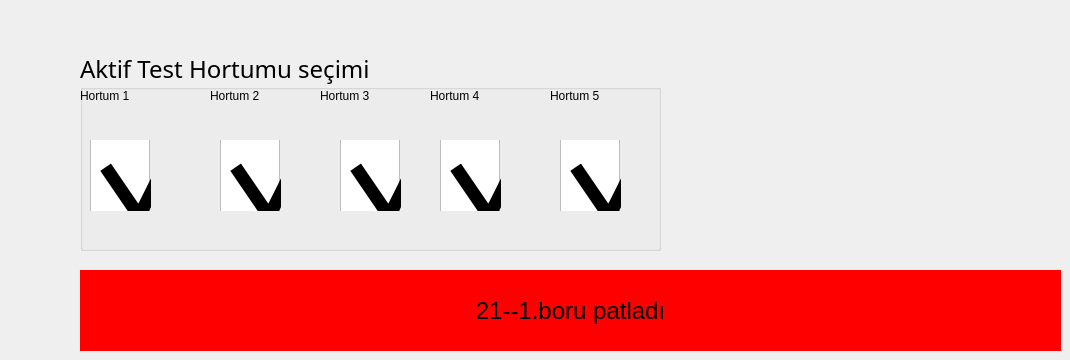
          <widget class="QWidget" name="detailsBottomPipes">
           <widget class="QGroupBox" name="groupBox_3">
            <property name="geometry">
             <rect>
              <x>80</x>
              <y>50</y>
              <width>581</width>
              <height>201</height>
             </rect>
            </property>
            <property name="font">
             <font>
              <family>Gill Sans MT</family>
              <pointsize>18</pointsize>
              <weight>5</weight>
              <italic>false</italic>
              <bold>false</bold>
             </font>
            </property>
            <property name="styleSheet">
             <string notr="true">

QCheckBox::indicator {
    width:60px;
    height: 100px;
}

  QCheckBox::indicator:checked
  {
image: url(:/images/img/chechbox_Pipe_checked.png);
  }
  QCheckBox::indicator:unchecked
  {
image: url(:/images/img/chechbox_Pipe_unchecked.png);
  }
</string>
            </property>
            <property name="title">
             <string>Aktif Test Hortumu seçimi</string>
            </property>
            <property name="alignment">
             <set>Qt::AlignLeading|Qt::AlignLeft|Qt::AlignVCenter</set>
            </property>
            <property name="flat">
             <bool>true</bool>
            </property>
            <property name="checkable">
             <bool>false</bool>
            </property>
            <widget class="QLabel" name="label_30">
             <property name="geometry">
              <rect>
               <x>470</x>
               <y>30</y>
               <width>91</width>
               <height>31</height>
              </rect>
             </property>
             <property name="text">
              <string>Hortum 5</string>
             </property>
             <property name="margin">
              <number>3</number>
             </property>
            </widget>
            <widget class="QCheckBox" name="Hortum1">
             <property name="geometry">
              <rect>
               <x>10</x>
               <y>90</y>
               <width>61</width>
               <height>71</height>
              </rect>
             </property>
             <property name="text">
              <string/>
             </property>
             <property name="icon">
              <iconset>
               <normalon>:/images/img/chechbox_Pipe_checked.png</normalon>
              </iconset>
             </property>
             <property name="iconSize">
              <size>
               <width>64</width>
               <height>64</height>
              </size>
             </property>
             <property name="checkable">
              <bool>true</bool>
             </property>
             <property name="checked">
              <bool>true</bool>
             </property>
             <property name="tristate">
              <bool>false</bool>
             </property>
            </widget>
            <widget class="QLabel" name="label_32">
             <property name="geometry">
              <rect>
               <x>240</x>
               <y>30</y>
               <width>91</width>
               <height>31</height>
              </rect>
             </property>
             <property name="text">
              <string>Hortum 3</string>
             </property>
             <property name="margin">
              <number>3</number>
             </property>
            </widget>
            <widget class="QLabel" name="label_35">
             <property name="geometry">
              <rect>
               <x>0</x>
               <y>30</y>
               <width>91</width>
               <height>31</height>
              </rect>
             </property>
             <property name="text">
              <string>Hortum 1</string>
             </property>
             <property name="margin">
              <number>3</number>
             </property>
            </widget>
            <widget class="QLabel" name="label_36">
             <property name="geometry">
              <rect>
               <x>350</x>
               <y>30</y>
               <width>91</width>
               <height>31</height>
              </rect>
             </property>
             <property name="text">
              <string>Hortum 4</string>
             </property>
             <property name="margin">
              <number>3</number>
             </property>
            </widget>
            <widget class="QLabel" name="label_37">
             <property name="geometry">
              <rect>
               <x>130</x>
               <y>30</y>
               <width>91</width>
               <height>31</height>
              </rect>
             </property>
             <property name="text">
              <string>Hortum 2</string>
             </property>
             <property name="margin">
              <number>3</number>
             </property>
            </widget>
            <widget class="QCheckBox" name="Hortum2">
             <property name="geometry">
              <rect>
               <x>140</x>
               <y>90</y>
               <width>61</width>
               <height>71</height>
              </rect>
             </property>
             <property name="text">
              <string/>
             </property>
             <property name="checkable">
              <bool>true</bool>
             </property>
             <property name="checked">
              <bool>true</bool>
             </property>
             <property name="tristate">
              <bool>false</bool>
             </property>
            </widget>
            <widget class="QCheckBox" name="Hortum3">
             <property name="geometry">
              <rect>
               <x>260</x>
               <y>90</y>
               <width>61</width>
               <height>71</height>
              </rect>
             </property>
             <property name="text">
              <string/>
             </property>
             <property name="checkable">
              <bool>true</bool>
             </property>
             <property name="checked">
              <bool>true</bool>
             </property>
             <property name="tristate">
              <bool>false</bool>
             </property>
            </widget>
            <widget class="QCheckBox" name="Hortum4">
             <property name="geometry">
              <rect>
               <x>360</x>
               <y>90</y>
               <width>61</width>
               <height>71</height>
              </rect>
             </property>
             <property name="text">
              <string/>
             </property>
             <property name="checkable">
              <bool>true</bool>
             </property>
             <property name="checked">
              <bool>true</bool>
             </property>
             <property name="tristate">
              <bool>false</bool>
             </property>
            </widget>
            <widget class="QCheckBox" name="Hortum5">
             <property name="geometry">
              <rect>
               <x>480</x>
               <y>90</y>
               <width>61</width>
               <height>71</height>
              </rect>
             </property>
             <property name="text">
              <string/>
             </property>
             <property name="checkable">
              <bool>true</bool>
             </property>
             <property name="checked">
              <bool>true</bool>
             </property>
             <property name="tristate">
              <bool>false</bool>
             </property>
            </widget>
           </widget>
           <widget class="QLabel" name="laFault25">
            <property name="geometry">
             <rect>
              <x>80</x>
              <y>270</y>
              <width>981</width>
              <height>81</height>
             </rect>
            </property>
            <property name="font">
             <font>
              <family>Arial</family>
              <pointsize>18</pointsize>
              <weight>9</weight>
              <italic>false</italic>
              <bold>false</bold>
             </font>
            </property>
            <property name="styleSheet">
             <string notr="true">background-color: rgb(255, 0, 0);
font: 75 18pt &quot;Arial&quot;;</string>
            </property>
            <property name="text">
             <string>25--5.boru patladı</string>
            </property>
            <property name="alignment">
             <set>Qt::AlignCenter</set>
            </property>
           </widget>
           <widget class="QLabel" name="laFault23">
            <property name="geometry">
             <rect>
              <x>80</x>
              <y>270</y>
              <width>981</width>
              <height>81</height>
             </rect>
            </property>
            <property name="font">
             <font>
              <family>Arial</family>
              <pointsize>18</pointsize>
              <weight>9</weight>
              <italic>false</italic>
              <bold>false</bold>
             </font>
            </property>
            <property name="styleSheet">
             <string notr="true">background-color: rgb(255, 0, 0);
font: 75 18pt &quot;Arial&quot;;</string>
            </property>
            <property name="text">
             <string>23--3.boru patladı</string>
            </property>
            <property name="alignment">
             <set>Qt::AlignCenter</set>
            </property>
           </widget>
           <widget class="QLabel" name="laFault24">
            <property name="geometry">
             <rect>
              <x>80</x>
              <y>270</y>
              <width>981</width>
              <height>81</height>
             </rect>
            </property>
            <property name="font">
             <font>
              <family>Arial</family>
              <pointsize>18</pointsize>
              <weight>9</weight>
              <italic>false</italic>
              <bold>false</bold>
             </font>
            </property>
            <property name="styleSheet">
             <string notr="true">background-color: rgb(255, 0, 0);
font: 75 18pt &quot;Arial&quot;;</string>
            </property>
            <property name="text">
             <string>24--4.boru patladı</string>
            </property>
            <property name="alignment">
             <set>Qt::AlignCenter</set>
            </property>
           </widget>
           <widget class="QLabel" name="laFault22">
            <property name="geometry">
             <rect>
              <x>80</x>
              <y>270</y>
              <width>981</width>
              <height>81</height>
             </rect>
            </property>
            <property name="font">
             <font>
              <family>Arial</family>
              <pointsize>18</pointsize>
              <weight>9</weight>
              <italic>false</italic>
              <bold>false</bold>
             </font>
            </property>
            <property name="styleSheet">
             <string notr="true">background-color: rgb(255, 0, 0);
font: 75 18pt &quot;Arial&quot;;</string>
            </property>
            <property name="text">
             <string>22--2.boru patladı</string>
            </property>
            <property name="alignment">
             <set>Qt::AlignCenter</set>
            </property>
           </widget>
           <widget class="QLabel" name="laFault21">
            <property name="geometry">
             <rect>
              <x>80</x>
              <y>270</y>
              <width>981</width>
              <height>81</height>
             </rect>
            </property>
            <property name="font">
             <font>
              <family>Arial</family>
              <pointsize>18</pointsize>
              <weight>9</weight>
              <italic>false</italic>
              <bold>false</bold>
             </font>
            </property>
            <property name="styleSheet">
             <string notr="true">background-color: rgb(255, 0, 0);
font: 75 18pt &quot;Arial&quot;;</string>
            </property>
            <property name="text">
             <string>21--1.boru patladı</string>
            </property>
            <property name="alignment">
             <set>Qt::AlignCenter</set>
            </property>
           </widget>
          </widget>
